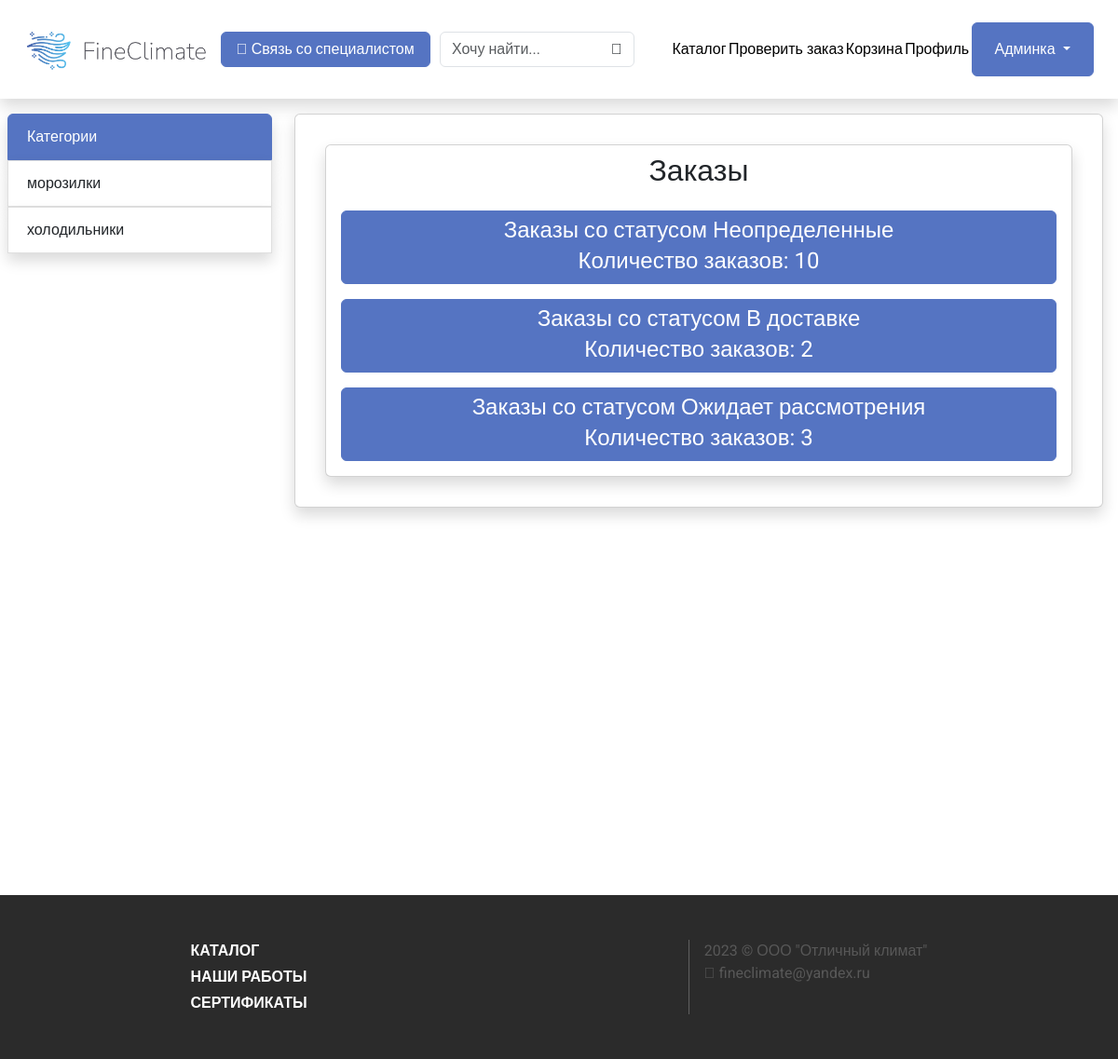
Page /orders (signed in) on the committed database.
### router/models.py (models this page shows)
class Categories(models.Model):
    title = models.CharField(max_length=80)

class Orders(models.Model):
    user = models.ForeignKey(User, on_delete=models.DO_NOTHING, null=True)
    is_delivery = models.BooleanField()
    status = models.CharField(max_length=100)
    comment = models.CharField(max_length=300)
    track = models.CharField(max_length=50, null=True)
    fio = models.CharField(max_length=200)
    street = models.CharField(max_length=100)
    house = models.CharField(max_length=30)
    corps = models.CharField(max_length=30)
    room = models.CharField(max_length=30)
    phone = models.CharField(max_length=50)

### router/views.py (the view)
# urls.py: path("orders", views.all_orders_by_statuses),
@user_passes_test(admin_check, login_url="/login")
def all_orders_by_statuses(req):
    order_groups = {}
    for order in Orders.objects.all():
        if not order.status:
            order_groups["Неопределенные"] = order_groups.get("Неопределенные", 0) + 1
        else:
            order_groups[order.status] = order_groups.get(order.status, 0) + 1
    return render(
        req, "admin/orders/orders_by_statuses.html", {"status_groups": order_groups}
    )

### router/views.py (called while the page is built)
def admin_check(user: User):
    return user.is_superuser

### router/templates/admin/orders/orders_by_statuses.html
{% extends "../../base.html" %}
{% block content %}
    <div class="card shadow m-3">
        <h2 class="text-center m-2">Заказы</h2>
        <div class="card-body d-flex flex-column justify-content-evenly container gap-3">
            {% for group in status_groups.items %}
                <a href="/orders/all/{{group.0}}" class="btn btn-primary fs-4">
                    <h4 class="limit-1 mb-0">Заказы со статусом {{group.0}}</h4>
                    <span>Количество заказов: {{group.1}}</span>
                </a>
            {% endfor %}
        </div>
    </div>
{% endblock content %}

### router/templates/base.html (shortened to what this page needs)
<html>
    <head>
        {% load static %}
        <link href="https://cdn.jsdelivr.net/npm/bootstrap@5.3.1/dist/css/bootstrap.min.css" rel="stylesheet">
        <link rel="stylesheet" href="{% static 'bs.css' %}">
        <link rel="stylesheet" href="{% static 'styles.css' %}">
    </head>
    <body>
        <header class="shadow d-flex align-items-center justify-content-evenly p-4">
            <a href="/" class="fit-width flex-grow-0" style="width: 200px">
                <img src="{% static 'logo.png' %}" alt="" class="logo">
            </a>
            <button class="btn btn-primary px-3 mx-2">
                <i class="fa-solid fa-phone "></i>
                Связь со специалистом
            </button>
            <form action="/" class="d-flex align-items-center justify-content-center m-0">
                <input type="text" name="q" class="search form-control m-0" value="{{q}}" placeholder="Хочу найти...">
                <button class="search btn"><i class="fa-solid fa-search"></i></button>
            </form>
            <a href="/" class="text-decoration-none text-black">Каталог</a>
            <a href="/check_order" class="text-decoration-none text-black">Проверить заказ</a>
            <a href="/cart" class="text-decoration-none text-black">Корзина</a>
            {% if is_logged %}
                <a href="/profile" class="text-decoration-none text-black">Профиль</a>
                {% if is_admin %}
                    <div class="dropdown">
                        <button class="btn btn-primary dropdown-toggle px-4 py-3" type="button" data-bs-toggle="dropdown" aria-expanded="false">
                        Админка
                        </button>
                    </div>
                {% endif %}
            {% else %}
                    <a href="/login" class="btn btn-primary px-4">Войти</a>
            {% endif %}
        </header>
        <div>
          <div class="d-flex">
            <ul class="d-none d-xl-block col-3 list-group my-3 px-2">
                <li class="list-group-item first-list shadow">Категории</li>
                {% for category in all_categories %}
                    <a href="/?active_category={{category.id}}&q={{q}}" class="text-decoration-none">
                        <li class="list-group-item shadow {% if active_category == category.id %} active {% endif %}">
                            {{category.title}}
                        </li>
                    </a>
                {% endfor %}
            </ul>
            <div class="col-12 col-xl-9">
              <div class="d-flex flex-column card shadow m-3">
                <div class="card-body">
                    {% block content %}it's base!{% endblock content %}
                </div>
              </div>
            </div>
          </div>
        </div>
        <footer class="d-flex justify-content-evenly py-5">
            <div class="d-flex flex-column fw-bold gap-1">
                <a href="/" class="text-decoration-none text-white">КАТАЛОГ</a>
                <a href="/works" class="text-decoration-none text-white">НАШИ РАБОТЫ</a>
                <a href="/certs" class="text-decoration-none text-white">СЕРТИФИКАТЫ</a>
            </div>
            <div class="d-flex">
                <div class="d-flex flex-column">
                    <div class="d-flex flex-column" style="color: #585858">
                        2023 © ООО "Отличный климат"
                        <span><i class="fa fa-envelope me-1" style="color: #585858" aria-hidden="true"></i>fineclimate@yandex.ru</span>
                    </div>
                </div>
            </div>
        </footer>
    </body>
</html>

### router/static/bs.css (style rules this page uses)
.btn-primary { color: #fff; background-color: #5574C2; border-color: #5574C2; }
a { color: #5574C2; text-decoration: none; background-color: transparent; }
.list-group-item { position: relative; display: block; padding: 0.75rem 1.25rem; background-color: #fff; border: 1px solid rgba(0, 0, 0, 0.125); }
.list-group-item:first-child { border-top-left-radius: inherit; border-top-right-radius: inherit; }
.list-group-item:last-child { border-bottom-right-radius: inherit; border-bottom-left-radius: inherit; }

### router/static/styles.css (style rules this page uses)
* { font-family: 'Roboto', sans-serif !important; }
:root { --primary: #5574C2; }
body { min-width: 1000px; width: auto !important; width: 1000px; }
.logo { object-fit: contain; max-width: 400px; width: 20%; min-width: 200px; }
.fit-width { width: fit-content; }
.first-list { background-color: #5574C2; color: white; border: solid 1px #5574C2; }
button.search { position: relative; left: -38px; }
input.search { transition: all .5s; }
footer { background-color: #2B2B2B; color: white; position: relative; top: 50vh; }

### router/templates/base.html (style rules this page uses)
.logo { object-fit: contain; max-width: 400px; width: 20%; min-width: 200px; }

### rows in the picture
Categories: title "морозилки"
Categories: title "холодильники"
Orders: status "В доставке"
Orders: status "Ожидает рассмотрения"

### other values in the picture
{{ group.0 }} "Неопределенные"
{{ group.1 }} "10" "2" "3"
